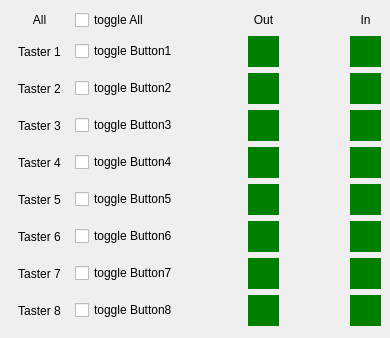
    <widget class="QWidget" name="tab">
     <attribute name="title">
      <string>Manuell</string>
     </attribute>
     <widget class="QWidget" name="gridLayoutWidget_2">
      <property name="geometry">
       <rect>
        <x>10</x>
        <y>10</y>
        <width>371</width>
        <height>319</height>
       </rect>
      </property>
      <layout class="QGridLayout" name="gridLayout_2">
       <item row="3" column="1">
        <widget class="AnimatedToggle" name="toggle_Button3">
         <property name="text">
          <string>toggle Button3</string>
         </property>
        </widget>
       </item>
       <item row="0" column="0">
        <widget class="QLabel" name="lbl_toggleAll">
         <property name="text">
          <string>All</string>
         </property>
         <property name="alignment">
          <set>Qt::AlignmentFlag::AlignCenter</set>
         </property>
        </widget>
       </item>
       <item row="6" column="1">
        <widget class="AnimatedToggle" name="toggle_Button6">
         <property name="text">
          <string>toggle Button6</string>
         </property>
        </widget>
       </item>
       <item row="7" column="0">
        <widget class="QLabel" name="lbl_Button8_3">
         <property name="text">
          <string>Taster 7</string>
         </property>
         <property name="alignment">
          <set>Qt::AlignmentFlag::AlignCenter</set>
         </property>
        </widget>
       </item>
       <item row="8" column="0">
        <widget class="QLabel" name="lbl_Button8_2">
         <property name="text">
          <string>Taster 8</string>
         </property>
         <property name="alignment">
          <set>Qt::AlignmentFlag::AlignCenter</set>
         </property>
        </widget>
       </item>
       <item row="6" column="3">
        <widget class="QLabel" name="lbl_ManualLed_Out6">
         <property name="minimumSize">
          <size>
           <width>31</width>
           <height>31</height>
          </size>
         </property>
         <property name="maximumSize">
          <size>
           <width>31</width>
           <height>31</height>
          </size>
         </property>
         <property name="autoFillBackground">
          <bool>false</bool>
         </property>
         <property name="styleSheet">
          <string notr="true">background-color: green;</string>
         </property>
         <property name="text">
          <string/>
         </property>
        </widget>
       </item>
       <item row="2" column="1">
        <widget class="AnimatedToggle" name="toggle_Button2">
         <property name="text">
          <string>toggle Button2</string>
         </property>
        </widget>
       </item>
       <item row="8" column="1">
        <widget class="AnimatedToggle" name="toggle_Button8">
         <property name="text">
          <string>toggle Button8</string>
         </property>
        </widget>
       </item>
       <item row="3" column="0">
        <widget class="QLabel" name="lbl_toggleButton3">
         <property name="text">
          <string>Taster 3</string>
         </property>
         <property name="alignment">
          <set>Qt::AlignmentFlag::AlignCenter</set>
         </property>
        </widget>
       </item>
       <item row="4" column="3">
        <widget class="QLabel" name="lbl_ManualLed_Out4">
         <property name="minimumSize">
          <size>
           <width>31</width>
           <height>31</height>
          </size>
         </property>
         <property name="maximumSize">
          <size>
           <width>31</width>
           <height>31</height>
          </size>
         </property>
         <property name="autoFillBackground">
          <bool>false</bool>
         </property>
         <property name="styleSheet">
          <string notr="true">background-color: green;</string>
         </property>
         <property name="text">
          <string/>
         </property>
        </widget>
       </item>
       <item row="3" column="3">
        <widget class="QLabel" name="lbl_ManualLed_Out3">
         <property name="minimumSize">
          <size>
           <width>31</width>
           <height>31</height>
          </size>
         </property>
         <property name="maximumSize">
          <size>
           <width>31</width>
           <height>31</height>
          </size>
         </property>
         <property name="autoFillBackground">
          <bool>false</bool>
         </property>
         <property name="styleSheet">
          <string notr="true">background-color: green;</string>
         </property>
         <property name="text">
          <string/>
         </property>
        </widget>
       </item>
       <item row="0" column="3">
        <widget class="QLabel" name="label_2">
         <property name="frameShape">
          <enum>QFrame::Shape::NoFrame</enum>
         </property>
         <property name="text">
          <string>Out</string>
         </property>
         <property name="alignment">
          <set>Qt::AlignmentFlag::AlignCenter</set>
         </property>
        </widget>
       </item>
       <item row="2" column="3">
        <widget class="QLabel" name="lbl_ManualLed_Out2">
         <property name="minimumSize">
          <size>
           <width>31</width>
           <height>31</height>
          </size>
         </property>
         <property name="maximumSize">
          <size>
           <width>31</width>
           <height>31</height>
          </size>
         </property>
         <property name="autoFillBackground">
          <bool>false</bool>
         </property>
         <property name="styleSheet">
          <string notr="true">background-color: green;</string>
         </property>
         <property name="text">
          <string/>
         </property>
        </widget>
       </item>
       <item row="1" column="3">
        <widget class="QLabel" name="lbl_ManualLed_Out1">
         <property name="minimumSize">
          <size>
           <width>31</width>
           <height>31</height>
          </size>
         </property>
         <property name="maximumSize">
          <size>
           <width>31</width>
           <height>31</height>
          </size>
         </property>
         <property name="autoFillBackground">
          <bool>false</bool>
         </property>
         <property name="styleSheet">
          <string notr="true">background-color: green;</string>
         </property>
         <property name="text">
          <string/>
         </property>
        </widget>
       </item>
       <item row="7" column="3">
        <widget class="QLabel" name="lbl_ManualLed_Out7">
         <property name="minimumSize">
          <size>
           <width>31</width>
           <height>31</height>
          </size>
         </property>
         <property name="maximumSize">
          <size>
           <width>31</width>
           <height>31</height>
          </size>
         </property>
         <property name="autoFillBackground">
          <bool>false</bool>
         </property>
         <property name="styleSheet">
          <string notr="true">background-color: green;</string>
         </property>
         <property name="text">
          <string/>
         </property>
        </widget>
       </item>
       <item row="6" column="0">
        <widget class="QLabel" name="lbl_toggleButton6">
         <property name="text">
          <string>Taster 6</string>
         </property>
         <property name="alignment">
          <set>Qt::AlignmentFlag::AlignCenter</set>
         </property>
        </widget>
       </item>
       <item row="0" column="4">
        <widget class="QLabel" name="label_3">
         <property name="frameShape">
          <enum>QFrame::Shape::NoFrame</enum>
         </property>
         <property name="text">
          <string/>
         </property>
        </widget>
       </item>
       <item row="5" column="3">
        <widget class="QLabel" name="lbl_ManualLed_Out5">
         <property name="minimumSize">
          <size>
           <width>31</width>
           <height>31</height>
          </size>
         </property>
         <property name="maximumSize">
          <size>
           <width>31</width>
           <height>31</height>
          </size>
         </property>
         <property name="autoFillBackground">
          <bool>false</bool>
         </property>
         <property name="styleSheet">
          <string notr="true">background-color: green;</string>
         </property>
         <property name="text">
          <string/>
         </property>
        </widget>
       </item>
       <item row="0" column="2">
        <widget class="QLabel" name="label">
         <property name="frameShape">
          <enum>QFrame::Shape::NoFrame</enum>
         </property>
         <property name="text">
          <string/>
         </property>
        </widget>
       </item>
       <item row="2" column="0">
        <widget class="QLabel" name="lbl_toggleButton2">
         <property name="text">
          <string>Taster 2</string>
         </property>
         <property name="alignment">
          <set>Qt::AlignmentFlag::AlignCenter</set>
         </property>
        </widget>
       </item>
       <item row="5" column="0">
        <widget class="QLabel" name="lbl_toggleButton5">
         <property name="text">
          <string>Taster 5</string>
         </property>
         <property name="alignment">
          <set>Qt::AlignmentFlag::AlignCenter</set>
         </property>
        </widget>
       </item>
       <item row="4" column="1">
        <widget class="AnimatedToggle" name="toggle_Button4">
         <property name="text">
          <string>toggle Button4</string>
         </property>
        </widget>
       </item>
       <item row="7" column="1">
        <widget class="AnimatedToggle" name="toggle_Button7">
         <property name="text">
          <string>toggle Button7</string>
         </property>
        </widget>
       </item>
       <item row="1" column="0">
        <widget class="QLabel" name="lbl_toggleButton1">
         <property name="text">
          <string>Taster 1</string>
         </property>
         <property name="alignment">
          <set>Qt::AlignmentFlag::AlignCenter</set>
         </property>
        </widget>
       </item>
       <item row="0" column="1">
        <widget class="AnimatedToggle" name="toggle_All">
         <property name="text">
          <string>toggle All</string>
         </property>
        </widget>
       </item>
       <item row="1" column="1">
        <widget class="AnimatedToggle" name="toggle_Button1">
         <property name="text">
          <string>toggle Button1</string>
         </property>
        </widget>
       </item>
       <item row="5" column="1">
        <widget class="AnimatedToggle" name="toggle_Button5">
         <property name="text">
          <string>toggle Button5</string>
         </property>
        </widget>
       </item>
       <item row="4" column="0">
        <widget class="QLabel" name="lbl_toggleButton4">
         <property name="text">
          <string>Taster 4</string>
         </property>
         <property name="alignment">
          <set>Qt::AlignmentFlag::AlignCenter</set>
         </property>
        </widget>
       </item>
       <item row="8" column="3">
        <widget class="QLabel" name="lbl_ManualLed_Out8">
         <property name="minimumSize">
          <size>
           <width>31</width>
           <height>31</height>
          </size>
         </property>
         <property name="maximumSize">
          <size>
           <width>31</width>
           <height>31</height>
          </size>
         </property>
         <property name="autoFillBackground">
          <bool>false</bool>
         </property>
         <property name="styleSheet">
          <string notr="true">background-color: green;</string>
         </property>
         <property name="text">
          <string/>
         </property>
        </widget>
       </item>
       <item row="0" column="5">
        <widget class="QLabel" name="label_4">
         <property name="frameShape">
          <enum>QFrame::Shape::NoFrame</enum>
         </property>
         <property name="text">
          <string>In</string>
         </property>
         <property name="alignment">
          <set>Qt::AlignmentFlag::AlignCenter</set>
         </property>
        </widget>
       </item>
       <item row="1" column="5">
        <widget class="QLabel" name="lbl_ManualLed_In1">
         <property name="minimumSize">
          <size>
           <width>31</width>
           <height>31</height>
          </size>
         </property>
         <property name="maximumSize">
          <size>
           <width>31</width>
           <height>31</height>
          </size>
         </property>
         <property name="autoFillBackground">
          <bool>false</bool>
         </property>
         <property name="styleSheet">
          <string notr="true">background-color: green;</string>
         </property>
         <property name="text">
          <string/>
         </property>
        </widget>
       </item>
       <item row="2" column="5">
        <widget class="QLabel" name="lbl_ManualLed_In2">
         <property name="minimumSize">
          <size>
           <width>31</width>
           <height>31</height>
          </size>
         </property>
         <property name="maximumSize">
          <size>
           <width>31</width>
           <height>31</height>
          </size>
         </property>
         <property name="autoFillBackground">
          <bool>false</bool>
         </property>
         <property name="styleSheet">
          <string notr="true">background-color: green;</string>
         </property>
         <property name="text">
          <string/>
         </property>
        </widget>
       </item>
       <item row="3" column="5">
        <widget class="QLabel" name="lbl_ManualLed_In3">
         <property name="minimumSize">
          <size>
           <width>31</width>
           <height>31</height>
          </size>
         </property>
         <property name="maximumSize">
          <size>
           <width>31</width>
           <height>31</height>
          </size>
         </property>
         <property name="autoFillBackground">
          <bool>false</bool>
         </property>
         <property name="styleSheet">
          <string notr="true">background-color: green;</string>
         </property>
         <property name="text">
          <string/>
         </property>
        </widget>
       </item>
       <item row="4" column="5">
        <widget class="QLabel" name="lbl_ManualLed_In4">
         <property name="minimumSize">
          <size>
           <width>31</width>
           <height>31</height>
          </size>
         </property>
         <property name="maximumSize">
          <size>
           <width>31</width>
           <height>31</height>
          </size>
         </property>
         <property name="autoFillBackground">
          <bool>false</bool>
         </property>
         <property name="styleSheet">
          <string notr="true">background-color: green;</string>
         </property>
         <property name="text">
          <string/>
         </property>
        </widget>
       </item>
       <item row="5" column="5">
        <widget class="QLabel" name="lbl_ManualLed_In5">
         <property name="minimumSize">
          <size>
           <width>31</width>
           <height>31</height>
          </size>
         </property>
         <property name="maximumSize">
          <size>
           <width>31</width>
           <height>31</height>
          </size>
         </property>
         <property name="autoFillBackground">
          <bool>false</bool>
         </property>
         <property name="styleSheet">
          <string notr="true">background-color: green;</string>
         </property>
         <property name="text">
          <string/>
         </property>
        </widget>
       </item>
       <item row="6" column="5">
        <widget class="QLabel" name="lbl_ManualLed_In6">
         <property name="minimumSize">
          <size>
           <width>31</width>
           <height>31</height>
          </size>
         </property>
         <property name="maximumSize">
          <size>
           <width>31</width>
           <height>31</height>
          </size>
         </property>
         <property name="autoFillBackground">
          <bool>false</bool>
         </property>
         <property name="styleSheet">
          <string notr="true">background-color: green;</string>
         </property>
         <property name="text">
          <string/>
         </property>
        </widget>
       </item>
       <item row="7" column="5">
        <widget class="QLabel" name="lbl_ManualLed_In7">
         <property name="minimumSize">
          <size>
           <width>31</width>
           <height>31</height>
          </size>
         </property>
         <property name="maximumSize">
          <size>
           <width>31</width>
           <height>31</height>
          </size>
         </property>
         <property name="autoFillBackground">
          <bool>false</bool>
         </property>
         <property name="styleSheet">
          <string notr="true">background-color: green;</string>
         </property>
         <property name="text">
          <string/>
         </property>
        </widget>
       </item>
       <item row="8" column="5">
        <widget class="QLabel" name="lbl_ManualLed_In8">
         <property name="minimumSize">
          <size>
           <width>31</width>
           <height>31</height>
          </size>
         </property>
         <property name="maximumSize">
          <size>
           <width>31</width>
           <height>31</height>
          </size>
         </property>
         <property name="autoFillBackground">
          <bool>false</bool>
         </property>
         <property name="styleSheet">
          <string notr="true">background-color: green;</string>
         </property>
         <property name="text">
          <string/>
         </property>
        </widget>
       </item>
      </layout>
     </widget>
    </widget>
